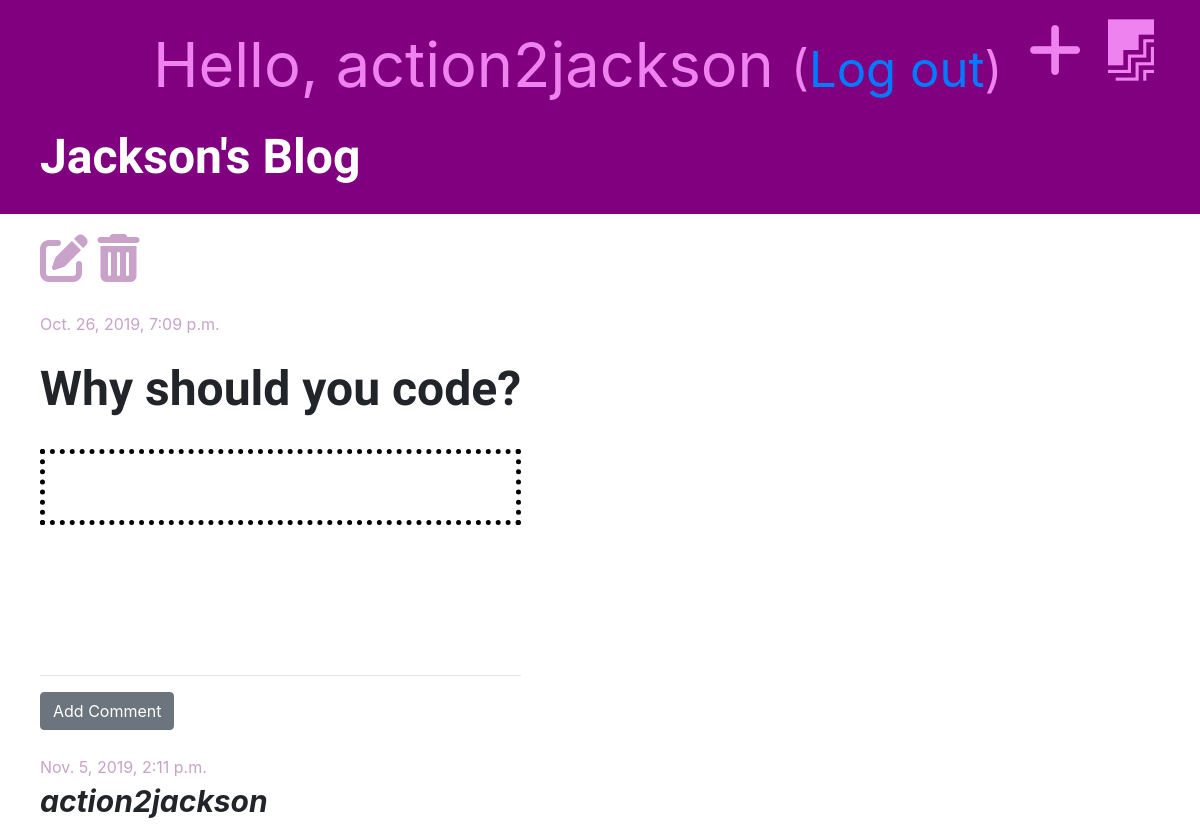
The page /post/8/ (signed in) on the database its author committed.
### blog/models.py (models this page shows, shortened)
class Post(models.Model):
    author = models.ForeignKey('auth.User', on_delete=models.CASCADE)
    title = models.CharField(max_length=200)
    text = models.TextField()
    created_date = models.DateTimeField(default=timezone.now)
    published_date = models.DateTimeField(blank=True, null=True)

class Comment(models.Model):
    post = models.ForeignKey('blog.Post', on_delete=models.CASCADE, related_name='comments')
    author = models.CharField(max_length=200)
    text = models.TextField()
    created_date = models.DateTimeField(default=timezone.now)
    approved = models.BooleanField(default=False)

### blog/views.py (the view)
# urls.py: path('post/<int:pk>/', views.post_detail, name='post_detail'),
def post_detail(request, pk):
    post = get_object_or_404(Post, pk=pk)
    stuff_for_frontend = {'post': post}
    return render(request, 'blog/post_detail.html', stuff_for_frontend)

### blog/templatetags/markdownify.py (called while the page is built)
@register.filter
def markdown(value):
    renderer = HighlightRenderer()
    markdown = mistune.Markdown(renderer=renderer)
    return markdown(value)

### blog/templates/blog/post_detail.html (shortened to what this page needs)
{% extends 'blog/base.html' %}
{% load markdownify %}
{% block content %}
    <div class="post">
        <div style="padding-top: 15px;">
            {% if user.is_authenticated %}
                <a href="{% url 'post_edit' pk=post.pk %}"><i class="fas fa-edit fa-3x" style="color: #c8a2c8;"></i></a>
                <a href="{% url 'post_delete' pk=post.pk %}"
                onclick="return confirm('Are you sure you want to delete this post?')"><i class="fas fa-trash-alt fa-3x" style="color: #c8a2c8; padding: 5px;"></i></a>
            {% endif %}
            {% if post.published_date %}
                <div class="date">
                    {{ post.published_date }}
                </div>
            {% else %}
                <a href="{% url 'post_publish' pk=post.pk %}" ><i class="fas fa-upload fa-3x" style="color: #c8a2c8;"></i></a>
            {% endif %}
        </div>
        <br>
        <h1>{{ post.title }}</h1>
        <br>
        <div style="border: 5px dotted black; padding: 25px;">
        </div>
    </div>
    <hr>
    {% if user.is_authenticated %}
        <a href="{% url 'add_comment_to_post' pk=post.pk %}" class="btn btn-secondary">Add Comment</a>
    {% endif %}
    {% for comment in post.comments.all %}
        {% if user.is_authenticated or comment.approved %}
            <div class="comment">
                <p style="margin: auto; color: #c8a2c8; padding-top: 25px;">{{ comment.created_date }}</p>
                <strong><i style="font-size: 30px;">{{ comment.author }}</i></strong>
            </div>
        {% endif %}
    {% empty %}
        <p>No comments yet...</p>
    {% endfor %}
{% endblock %}

### blog/templates/blog/base.html (shortened to what this page needs)
{% load staticfiles %}
<!DOCTYPE html>
<html lang="en">
<head>
    <link rel="stylesheet" href="https://stackpath.bootstrapcdn.com/bootstrap/4.3.1/css/bootstrap.min.css">
    <link rel="stylesheet" href="{% static 'css/blog.css' %}">
    <link rel="stylesheet" href="{% static 'css/zenburn.css' %}">
</head>
<body>
<div class="page-header">
    {% if user.is_authenticated %}
        <a href="{% url 'post_draft_list' %}"><i class="fab fa-firstdraft" style="color: violet; float: right; font-size: 46pt; margin-right: 26px;"></i></a>
        <a href="{% url 'post_new' %}"><i class="fas fa-plus" style="color: violet; float: right; font-size: 46pt; margin-right: 26px; hover: #c8a2c8;"></i></a>
        <p style="color: violet; float: right; font-size: 46pt; margin-right: 26px;">Hello, {{ user.username }} <small>(<a
                href="{% url 'logout' %}">Log out</a>)</small></p>
    {% else %}
        <a href="{% url 'login' %}"><i class="fas fa-sign-in-alt fa-2x" style="color: violet; float: right; font-size: 46pt; margin-right: 26px;"></i></a>
    {% endif %}
    <h1><a href="{% url 'post_list' %}">Jackson's Blog</a></h1>
</div>
<div class="content container">
    <div class="row">
        <div class="col-8-md">
            {% block content %}
            {% endblock %}
        </div>
    </div>
</div>
</body>
</html>

### blog/static/css/blog.css (style rules this page uses)
.page-header { background-color: purple; margin-top: 0; padding: 20px 20px 20px 40px; }
.page-header h1 a { font-text: arial; text-decoration: none; color: white; font-size: 36pt; }
.content { margin-left: 40px; }
h1, h2, h3, h4 { font-family: 'Tangerine', 'Inconsolata', 'Droid Sans', serif; font-weight: bold; font-size: 48px; }
.date { padding-top: 25px; color: #c8a2c8; }
.post { margin-bottom: 150px; }

### rows shown on the page
Post: published_date "Oct. 26, 2019, 7:09 p.m.", title "Why should you code?"
Comment: created_date "Nov. 5, 2019, 2:11 p.m.", author "action2jackson"

### other values the page prints
{{ user.username }} "action2jackson"
